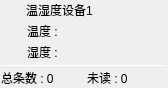
<?xml version="1.0" encoding="UTF-8"?>
<ui version="4.0">
 <class>frmDevice</class>
 <widget class="QWidget" name="frmDevice">
  <property name="geometry">
   <rect>
    <x>0</x>
    <y>0</y>
    <width>168</width>
    <height>88</height>
   </rect>
  </property>
  <property name="windowTitle">
   <string>Form</string>
  </property>
  <layout class="QVBoxLayout" name="verticalLayout">
   <property name="spacing">
    <number>0</number>
   </property>
   <property name="leftMargin">
    <number>1</number>
   </property>
   <property name="topMargin">
    <number>1</number>
   </property>
   <property name="rightMargin">
    <number>1</number>
   </property>
   <property name="bottomMargin">
    <number>1</number>
   </property>
   <item>
    <widget class="QFrame" name="gboxDeviceTitle">
     <layout class="QHBoxLayout" name="horizontalLayout_7">
      <property name="spacing">
       <number>5</number>
      </property>
      <property name="leftMargin">
       <number>0</number>
      </property>
      <property name="topMargin">
       <number>0</number>
      </property>
      <property name="rightMargin">
       <number>0</number>
      </property>
      <property name="bottomMargin">
       <number>0</number>
      </property>
      <item>
       <widget class="QLabel" name="labDevice">
        <property name="maximumSize">
         <size>
          <width>20</width>
          <height>16777215</height>
         </size>
        </property>
        <property name="text">
         <string/>
        </property>
        <property name="alignment">
         <set>Qt::AlignCenter</set>
        </property>
       </widget>
      </item>
      <item>
       <widget class="QLabel" name="labDeviceName">
        <property name="text">
         <string>温湿度设备1</string>
        </property>
        <property name="scaledContents">
         <bool>false</bool>
        </property>
       </widget>
      </item>
     </layout>
    </widget>
   </item>
   <item>
    <widget class="QFrame" name="gboxDevicePanel">
     <property name="sizePolicy">
      <sizepolicy hsizetype="Preferred" vsizetype="Expanding">
       <horstretch>0</horstretch>
       <verstretch>0</verstretch>
      </sizepolicy>
     </property>
     <property name="minimumSize">
      <size>
       <width>150</width>
       <height>0</height>
      </size>
     </property>
     <layout class="QGridLayout" name="gridLayout_6">
      <property name="leftMargin">
       <number>0</number>
      </property>
      <property name="topMargin">
       <number>1</number>
      </property>
      <property name="rightMargin">
       <number>0</number>
      </property>
      <property name="bottomMargin">
       <number>0</number>
      </property>
      <property name="horizontalSpacing">
       <number>6</number>
      </property>
      <property name="verticalSpacing">
       <number>3</number>
      </property>
      <item row="0" column="0" colspan="2">
       <layout class="QGridLayout" name="gridLayout">
        <property name="horizontalSpacing">
         <number>6</number>
        </property>
        <item row="0" column="1">
         <widget class="QLabel" name="labCurrentTemp">
          <property name="sizePolicy">
           <sizepolicy hsizetype="Preferred" vsizetype="Expanding">
            <horstretch>0</horstretch>
            <verstretch>0</verstretch>
           </sizepolicy>
          </property>
          <property name="text">
           <string>温度 :</string>
          </property>
         </widget>
        </item>
        <item row="1" column="1">
         <widget class="QLabel" name="labCurrentDamp">
          <property name="sizePolicy">
           <sizepolicy hsizetype="Preferred" vsizetype="Expanding">
            <horstretch>0</horstretch>
            <verstretch>0</verstretch>
           </sizepolicy>
          </property>
          <property name="text">
           <string>湿度 :</string>
          </property>
         </widget>
        </item>
        <item row="0" column="0">
         <widget class="QLabel" name="labTemp">
          <property name="maximumSize">
           <size>
            <width>20</width>
            <height>16777215</height>
           </size>
          </property>
          <property name="text">
           <string/>
          </property>
          <property name="alignment">
           <set>Qt::AlignCenter</set>
          </property>
         </widget>
        </item>
        <item row="1" column="0">
         <widget class="QLabel" name="labDamp">
          <property name="maximumSize">
           <size>
            <width>20</width>
            <height>16777215</height>
           </size>
          </property>
          <property name="text">
           <string/>
          </property>
          <property name="alignment">
           <set>Qt::AlignCenter</set>
          </property>
         </widget>
        </item>
       </layout>
      </item>
      <item row="2" column="1">
       <widget class="QLabel" name="labCountNoRead">
        <property name="sizePolicy">
         <sizepolicy hsizetype="Preferred" vsizetype="Fixed">
          <horstretch>0</horstretch>
          <verstretch>0</verstretch>
         </sizepolicy>
        </property>
        <property name="text">
         <string>未读 : 0</string>
        </property>
       </widget>
      </item>
      <item row="2" column="0">
       <widget class="QLabel" name="labCountAll">
        <property name="sizePolicy">
         <sizepolicy hsizetype="Preferred" vsizetype="Fixed">
          <horstretch>0</horstretch>
          <verstretch>0</verstretch>
         </sizepolicy>
        </property>
        <property name="text">
         <string>总条数 : 0</string>
        </property>
       </widget>
      </item>
      <item row="1" column="0" colspan="2">
       <widget class="Line" name="line">
        <property name="maximumSize">
         <size>
          <width>16777215</width>
          <height>1</height>
         </size>
        </property>
        <property name="orientation">
         <enum>Qt::Horizontal</enum>
        </property>
       </widget>
      </item>
     </layout>
    </widget>
   </item>
  </layout>
 </widget>
 <resources/>
 <connections/>
</ui>
